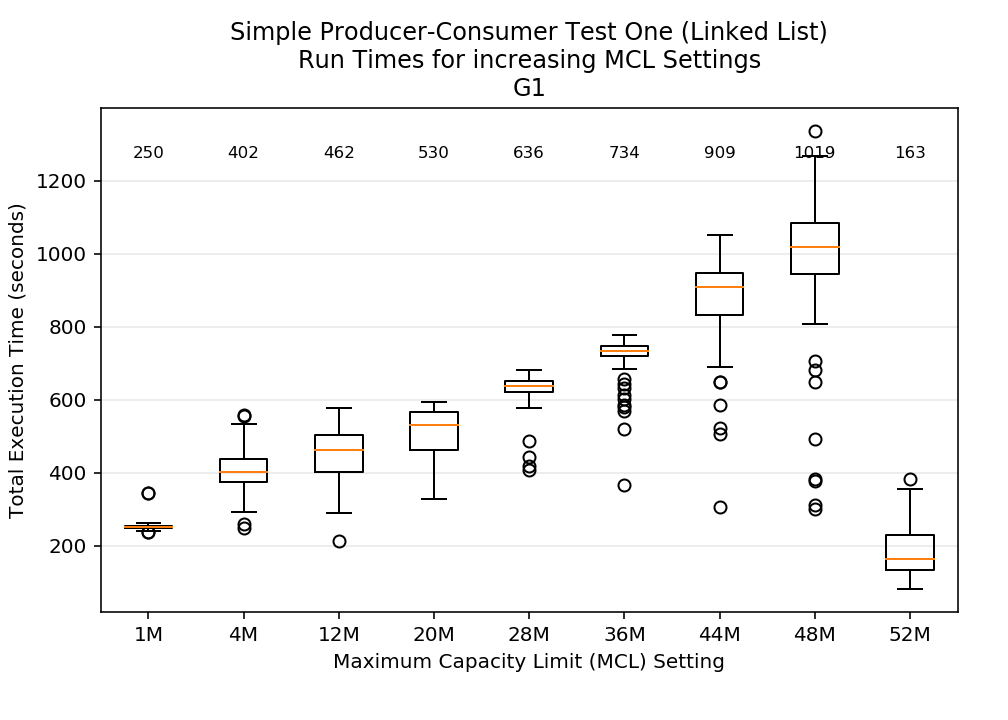

Reproduce this figure in Python.
import matplotlib
matplotlib.use('Agg')

import json

import pandas as pd
import matplotlib.pyplot as plt
import pylab
import numpy as np

#
# generates boxplot for "Breaking Java Badly" article series
#
#       - part two figure two
#       - presents PC Test One (LL) G1 data set
#
# some code fragments taken from matplotlib example boxplot code
#

def label_point(x, y, val, ax):
    a = pd.concat({'x': x, 'y': y, 'val': val}, axis=1)
    for i, point in a.iterrows():
        ax.text(point['x'], point['y'], str(point['val']))

with open('r5_ll_g1gc.json', 'r') as myfile:
    data=myfile.read()

data_obj = json.loads(data)

fig,ax = pylab.subplots(figsize=(7, 5))
fig.subplots_adjust(left=0.1, right=0.95, top=0.85, bottom=0.15)

# Creating plot
bp = ax.boxplot(data_obj)
#ax.set_xticklabels(["1M", "2M", "4M", "8M", "12M", "16M",
#                       "20M", "24M", "28M", "32M", "36M", "40M"])
ax.set_xticklabels(["1M", "4M", "12M",
                        "20M", "28M", "36M", "44M","48M","52M"])

ax.yaxis.grid(True, linestyle='-', which='major', color='lightgrey',
               alpha=0.5)
ax.set(
    axisbelow=True,  # Hide the grid behind plot objects
    title='Simple Producer-Consumer Test One (Linked List)\n'
            'Run Times for increasing MCL Settings\nG1',
    xlabel='Maximum Capacity Limit (MCL) Setting',
    ylabel='Total Execution Time (seconds)',
)

# Due to the Y-axis scale being different across samples, it can be
# hard to compare differences in medians across the samples. Add upper
# X-axis tick labels with the sample medians to aid in comparison
# (just use two decimal places of precision)
num_boxes = len(bp['medians'])
medians = np.empty(num_boxes)
print(len(bp['medians']))
for i in range(num_boxes):
#   print(i+1, len(bp['fliers'][i]._y), bp['fliers'][i]._y)
    med = bp['medians'][i]
    median_x = []
    median_y = []
    for j in range(2):
        median_x.append(med.get_xdata()[j])
        median_y.append(med.get_ydata()[j])
    medians[i] = median_y[0]

pos = np.arange(num_boxes) + 1
upper_labels = [str(int(round(s, 0))) for s in medians]
for tick, label in zip(range(num_boxes), ax.get_xticklabels()):
    ax.text(pos[tick], .90, upper_labels[tick],
        transform=ax.get_xaxis_transform(),
        horizontalalignment='center', size='small')

#ax.plot(6, 2228, marker='*', color='green')

plt.show()

plt.savefig('p2_f2.png', format='png', dpi=144)